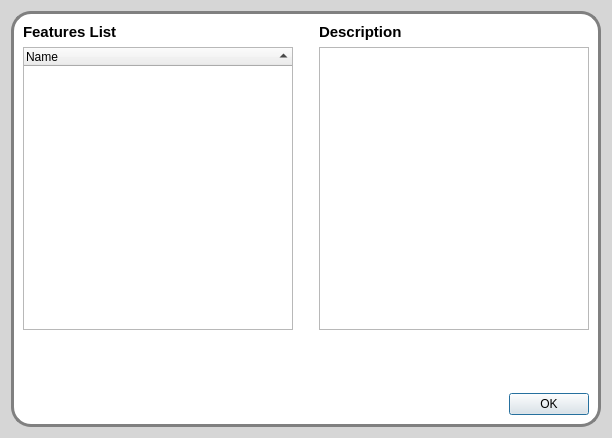
<?xml version="1.0" encoding="UTF-8"?>
<ui version="4.0">
 <class>FeaturesListDialog</class>
 <widget class="QDialog" name="FeaturesListDialog">
  <property name="geometry">
   <rect>
    <x>0</x>
    <y>0</y>
    <width>612</width>
    <height>438</height>
   </rect>
  </property>
  <property name="windowTitle">
   <string>Features List</string>
  </property>
  <property name="styleSheet">
   <string notr="true">#FeaturesListDialog{background:rgb(214, 214, 214);}
#FeaturesFrame {
border: 3px solid gray;
border-radius: 20px;
background: white;
}
QLineEdit {
padding: 1px;
border-style: solid;
border: 2px solid gray;
border-radius: 8px;
}


QLabel {
font-weight: bold;
font-size: 15px;
}</string>
  </property>
  <layout class="QGridLayout" name="gridLayout">
   <item row="0" column="0">
    <widget class="QFrame" name="FeaturesFrame">
     <property name="frameShape">
      <enum>QFrame::StyledPanel</enum>
     </property>
     <property name="frameShadow">
      <enum>QFrame::Raised</enum>
     </property>
     <layout class="QVBoxLayout" name="verticalLayout_3">
      <item>
       <layout class="QHBoxLayout" name="horizontalLayout">
        <item>
         <layout class="QVBoxLayout" name="verticalLayout_2" stretch="0,5,1">
          <item>
           <widget class="QLabel" name="label_2">
            <property name="text">
             <string>Features List</string>
            </property>
           </widget>
          </item>
          <item>
           <widget class="QTreeWidget" name="featureTable">
            <property name="sortingEnabled">
             <bool>true</bool>
            </property>
            <column>
             <property name="text">
              <string>Name</string>
             </property>
            </column>
           </widget>
          </item>
          <item>
           <spacer name="verticalSpacer">
            <property name="orientation">
             <enum>Qt::Vertical</enum>
            </property>
            <property name="sizeHint" stdset="0">
             <size>
              <width>20</width>
              <height>40</height>
             </size>
            </property>
           </spacer>
          </item>
         </layout>
        </item>
        <item>
         <spacer name="verticalSpacer_3">
          <property name="orientation">
           <enum>Qt::Vertical</enum>
          </property>
          <property name="sizeHint" stdset="0">
           <size>
            <width>20</width>
            <height>40</height>
           </size>
          </property>
         </spacer>
        </item>
        <item>
         <layout class="QVBoxLayout" name="verticalLayout" stretch="0,5,1">
          <item>
           <widget class="QLabel" name="label">
            <property name="text">
             <string>Description</string>
            </property>
           </widget>
          </item>
          <item>
           <widget class="QTextBrowser" name="descriptionText"/>
          </item>
          <item>
           <spacer name="verticalSpacer_2">
            <property name="orientation">
             <enum>Qt::Vertical</enum>
            </property>
            <property name="sizeHint" stdset="0">
             <size>
              <width>20</width>
              <height>40</height>
             </size>
            </property>
           </spacer>
          </item>
         </layout>
        </item>
       </layout>
      </item>
      <item>
       <layout class="QHBoxLayout" name="horizontalLayout_2">
        <item>
         <spacer name="horizontalSpacer">
          <property name="orientation">
           <enum>Qt::Horizontal</enum>
          </property>
          <property name="sizeHint" stdset="0">
           <size>
            <width>40</width>
            <height>20</height>
           </size>
          </property>
         </spacer>
        </item>
        <item>
         <widget class="QPushButton" name="okButton">
          <property name="text">
           <string>OK</string>
          </property>
         </widget>
        </item>
       </layout>
      </item>
     </layout>
    </widget>
   </item>
  </layout>
 </widget>
 <resources/>
 <connections/>
</ui>
